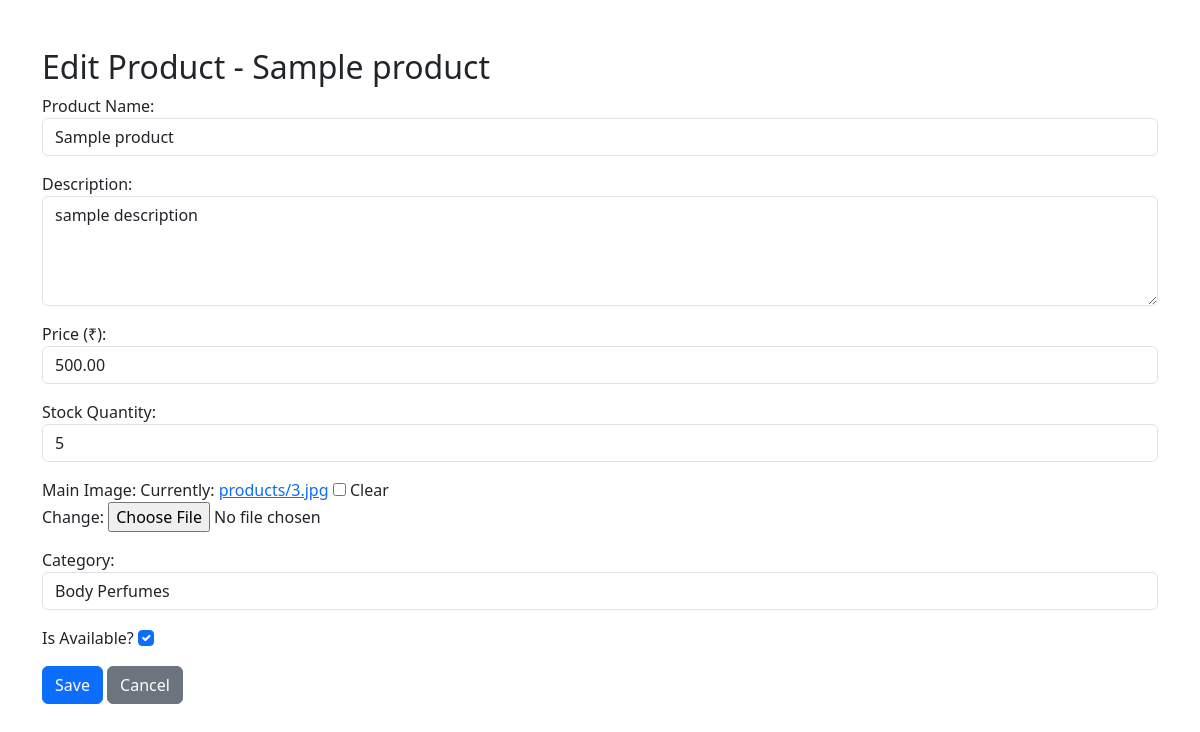
Page /product/3/edit/ on the committed database.
### store/models.py (models this page shows, shortened)
class Product(models.Model):
    category = models.ForeignKey(Category, on_delete=models.CASCADE, related_name='products')
    name = models.CharField(max_length=100)
    description = models.TextField()
    price = models.DecimalField(max_digits=10, decimal_places=2)
    image = models.ImageField(upload_to='products/', blank=True, null=True)
    stock = models.PositiveIntegerField()
    available = models.BooleanField(default=True)

class Category(models.Model):
    name = models.CharField(max_length=100)
    slug = models.SlugField(unique=True, blank=True)
    def __str__(self):
        return self.name
    class Meta:
        verbose_name_plural = "Categories"

### store/views.py (the view)
# urls.py: path('product/<int:pk>/edit/', product_edit_view, name='product-edit'),
def product_edit_view(request, pk):
    product = get_object_or_404(Product, pk=pk)
    if request.method == 'POST':
        form = ProductForm(request.POST, request.FILES, instance=product)
        if form.is_valid():
            form.save()
            return redirect('product-dashboard-html')
    else:
        form = ProductForm(instance=product)
    return render(request, 'store/product_form.html', {'form': form, 'product': product})

### store/forms.py
class ProductForm(forms.ModelForm):
    class Meta:
        model = Product
        fields = ['name', 'description', 'price', 'stock', 'image', 'category', 'available']
        labels = {
            'name': 'Product Name',
            'description': 'Description',
            'price': 'Price (₹)',
            'stock': 'Stock Quantity',
            'image': 'Main Image',
            'category': 'Category',
            'available': 'Is Available?',
        }
        widgets = {
            'name': forms.TextInput(attrs={'class': 'form-control'}),
            'description': forms.Textarea(attrs={'class': 'form-control', 'rows': 4}),
            'price': forms.NumberInput(attrs={'class': 'form-control'}),
            'stock': forms.NumberInput(attrs={'class': 'form-control'}),
            'image': forms.ClearableFileInput(attrs={'class': 'form-control-file'}),
            'category': forms.Select(attrs={'class': 'form-control'}),
            'available': forms.CheckboxInput(attrs={'class': 'form-check-input'}),
        }

### store/templates/store/product_form.html (shortened to what this page needs)
<!DOCTYPE html>
<html lang="en">
<head>
  <link href="https://cdn.jsdelivr.net/npm/bootstrap@5.3.0/dist/css/bootstrap.min.css" rel="stylesheet" />
</head>
<body>
  <div class="container mt-5">
    <h2>Edit Product - {{ product.name }}</h2>
    <form method="post" enctype="multipart/form-data">
      {{ form.as_p }}
      <button type="submit" class="btn btn-primary">Save</button>
      <a href="{% url 'product-dashboard-html' %}" class="btn btn-secondary">Cancel</a>
    </form>
  </div>
</body>
</html>

### rows in the picture
Product: name "Sample product", description "sample description", price "500.00", stock "5", category "Body Perfumes", available "☑"
